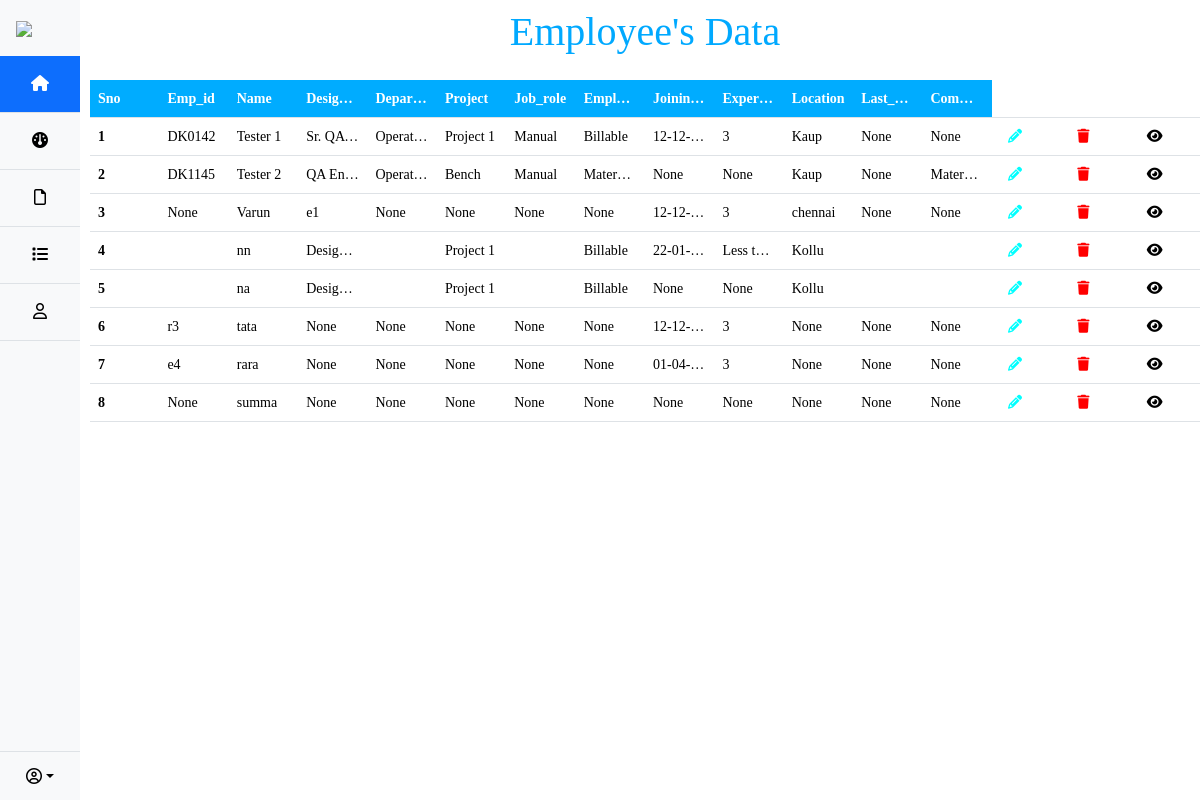
The app's page /employee_data, older data.
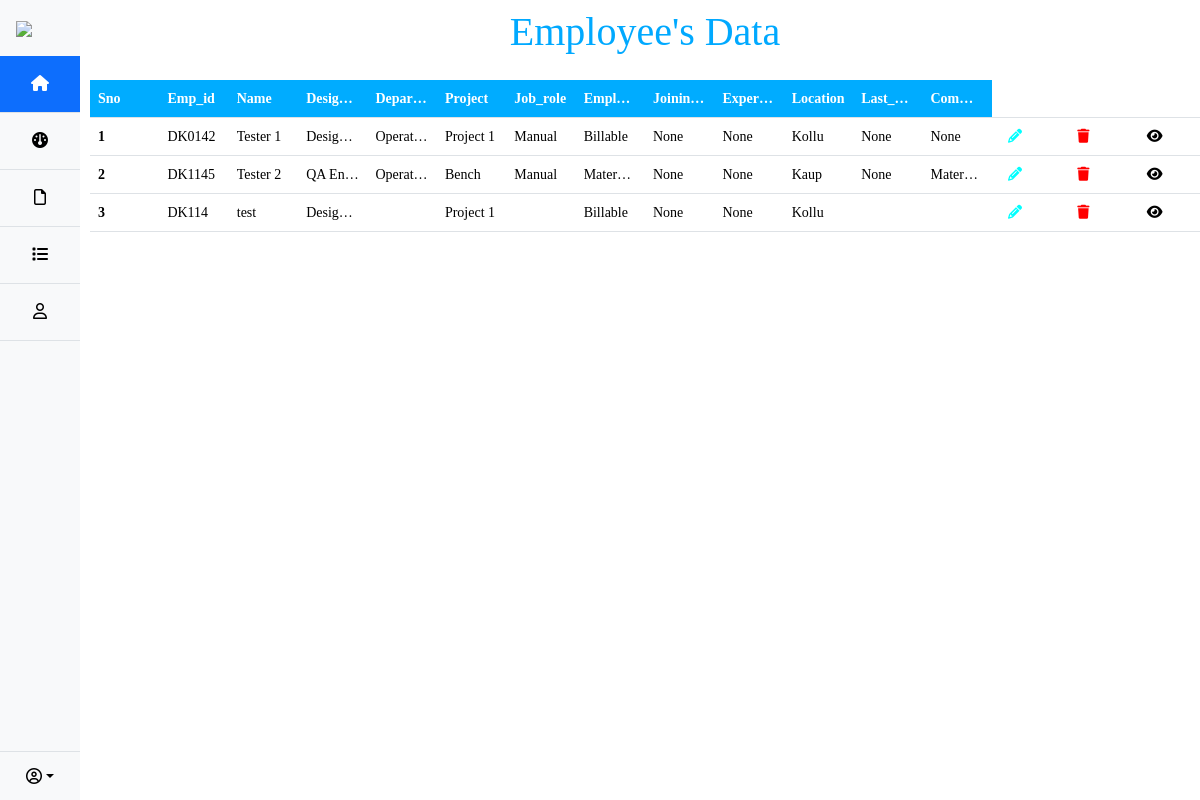
The same page, newer data.
### app.py (models this page shows)
class Employee(db.Model):
    Sno = db.Column(db.Integer, primary_key=True, autoincrement=True)
    Emp_id = db.Column(db.String(500))
    Name = db.Column(db.String(500))
    Designation = db.Column(db.String(500))
    Department = db.Column(db.String(500))
    Project = db.Column(db.String(500))
    Job_role = db.Column(db.String(500))
    Employment_status = db.Column(db.String(500))
    Joining_date = db.Column(db.String(500))
    Experience = db.Column(db.String(500))
    Location = db.Column(db.String(500))
    Last_promoted = db.Column(db.String(500))
    Comments = db.Column(db.String(500))
    employee_status=db.Column(db.String(500))

### app.py (the view)
@app.route("/employee_data")
def employeeData():
    data=Employee.query.all()
    return render_template("employee_data.html",data=data)

### app.py (called while the page is built)
@app.context_processor
def inject_total_employees():
    total_employees,active_employees,resigned_employees,total_resumes,hr_selected,current_year_count, last_year_count,Chennai_employees_count,kollu_employees_count,kaup_employees_count,tn_palyam_count=dashboard_function()
    return dict(total_employees=total_employees,active_employees=active_employees,resigned_employees=resigned_employees,total_resumes=total_resumes,hr_selected=hr_selected,current_year_count=current_year_count, last_year_count=last_year_count,Chennai_employees_count=Chennai_employees_count,kollu_employees_count=kollu_employees_count,kaup_employees_count=kaup_employees_count,tn_palyam_count=tn_palyam_count)

### templates/employee_data.html (shortened to what this page needs)
<!DOCTYPE html>
<html lang="en">
<head>
    <link href="https://cdn.jsdelivr.net/npm/bootstrap@5.3.2/dist/css/bootstrap.min.css" rel="stylesheet">
    <link rel="stylesheet" href="{{ url_for('static', filename='employee.css') }}">
    <link rel="stylesheet" href="https://cdnjs.cloudflare.com/ajax/libs/font-awesome/6.5.1/css/all.min.css">
    <link rel="stylesheet" href="{{ url_for('static', filename='view.css') }}">
</head>
<body>
    <div class="first_div" >
        {%include 'sidemenu.html'%}
        <div style="margin-left:90px ;">
            <h1 class="title my-2"><center>Employee's Data</center></h1>
            <div class="table my-4">
                <table class="table highlighted_row">
                  <thead>
                    <tr>
                      <th scope="col" class="table_header">Sno</th>
                      <th scope="col" class="table_header" >Emp_id</th>
                      <th scope="col" class="table_header">Name</th>
                      <th scope="col" class="table_header">Designation</th>
                      <th scope="col" class="table_header">Department</th>
                      <th scope="col" class="table_header">Project</th>
                      <th scope="col" class="table_header">Job_role</th>
                      <th scope="col" class="table_header">Employment_status</th>
                      <th scope="col" class="table_header">Joining_date</th>
                      <th scope="col" class="table_header">Experience</th>
                      <th scope="col" class="table_header">Location</th>
                      <th scope="col" class="table_header">Last_promoted</th>
                      <th scope="col" class="table_header">Comments</th>
                    </tr>
                  </thead>
                  <tbody>
                    {% for employee in data %}
                    <tr {% if employee.employee_status == 'resigned' %}style="background-color: red;"{% endif %}>
                      <th scope="row" >{{loop.index}}</th>
                      <td class="emp_id" class="table-primary">{{employee.Emp_id}}</td>
                      <td id="Name">{{employee.Name}}</td>
                      <td id="Designation">{{employee.Designation}}</td>
                      <td>{{employee.Department}}</td>
                      <td id="Project">{{employee.Project}}</td>
                      <td>{{employee.Job_role}}</td>
                      <td id="employment_status">{{employee.Employment_status}}</td>
                      <td id="joining_date">{{employee.Joining_date}}</td>
                      <td>{{employee.Experience}}</td>
                      <td id="employee_location">{{employee.Location }}</td>
                      <td>{{employee.Last_promoted }}</td>
                      <td>{{employee.Comments}}</td>
                      <td><a class="icon-1" href="/update/{{employee.Sno}}"><i class="fa-solid fa-pencil mx-2"></i></a></td>
                      <td><a href="/delete/{{employee.Sno}}"><i class="fa-solid fa-trash mx-2"></i></a></td>
                      <td><a class="icon-2" href="/view/{{employee.Sno}}"><i class="fa-solid fa-eye mx-2"></i></a></td>
                    </tr>
                    {% endfor %}
                  </tbody>
                </table>
              </div>
        </div>
</body>
</html>

Row changes from the older to the newer data that the page shows:
removed Employee: Name "nn", Designation "Desig…", Project "Project 1", Employment_status "Billable", Joining_date "22-01-…", Experience "Less t…", Location "Kollu"
removed Employee: Name "na", Designation "Desig…", Project "Project 1", Employment_status "Billable", Joining_date "None", Experience "None", Location "Kollu"
removed Employee: Emp_id "r3", Name "tata", Designation "None", Department "None", Project "None", Job_role "None", Employment_status "None", Joining_date "12-12-…", Experience "3", Location "None", Last_promoted "None", Comments "None"
removed Employee: Emp_id "e4", Name "rara", Designation "None", Department "None", Project "None", Job_role "None", Employment_status "None", Joining_date "01-04-…", Experience "3", Location "None", Last_promoted "None", Comments "None"
removed Employee: Emp_id "None", Name "summa", Designation "None", Department "None", Project "None", Job_role "None", Employment_status "None", Joining_date "None", Experience "None", Location "None", Last_promoted "None", Comments "None"
changed Employee "DK0142": employee_status "active" → "resigned" (drawn); Designation "Sr. QA…" → "Desig…"; Joining_date "12-12-…" → "None"; Experience "3" → "None"; Location "Kaup" → "Kollu"
changed Employee: Emp_id "None" → "DK114"; Name "Varun" → "test"; Designation "e1" → "Desig…"; Project "None" → "Project 1"; Employment_status "None" → "Billable"; Joining_date "12-12-…" → "None"; Experience "3" → "None"; Location "chennai" → "Kollu"; Department "None" → (not shown); Job_role "None" → (not shown); Last_promoted "None" → (not shown); Comments "None" → (not shown)
